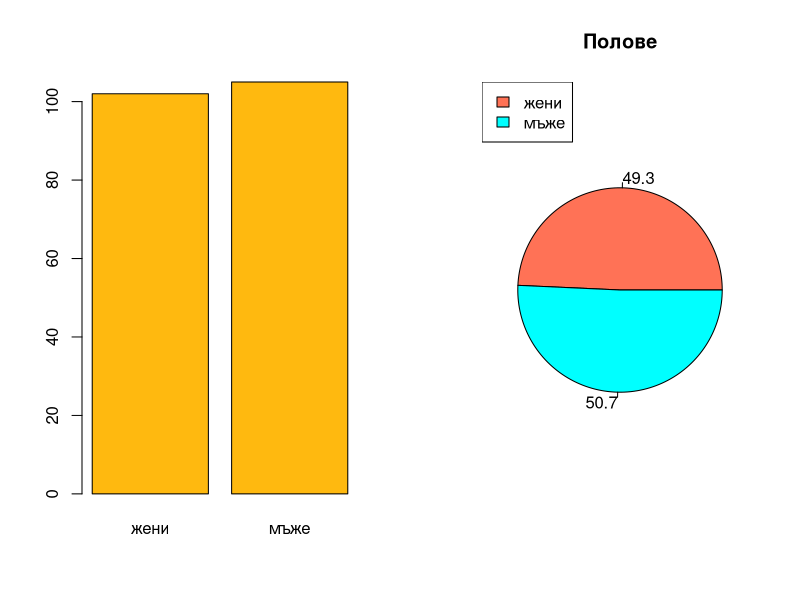
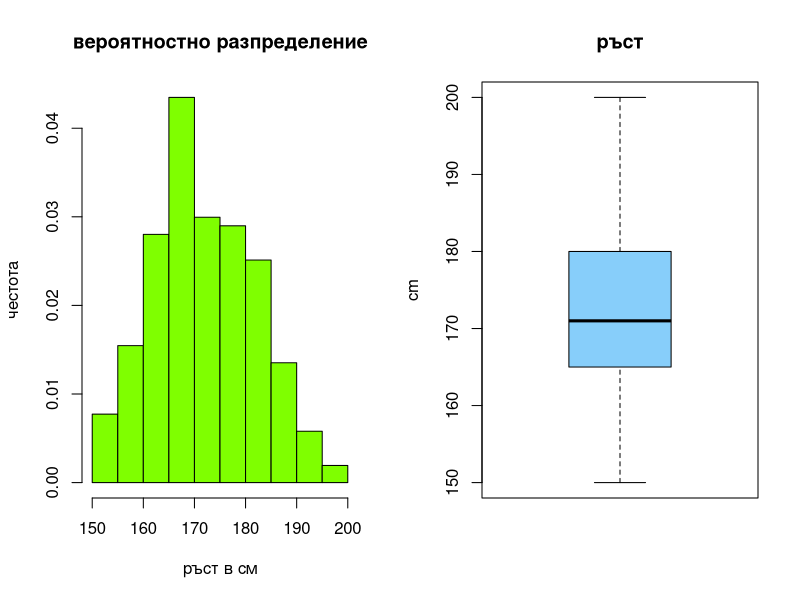
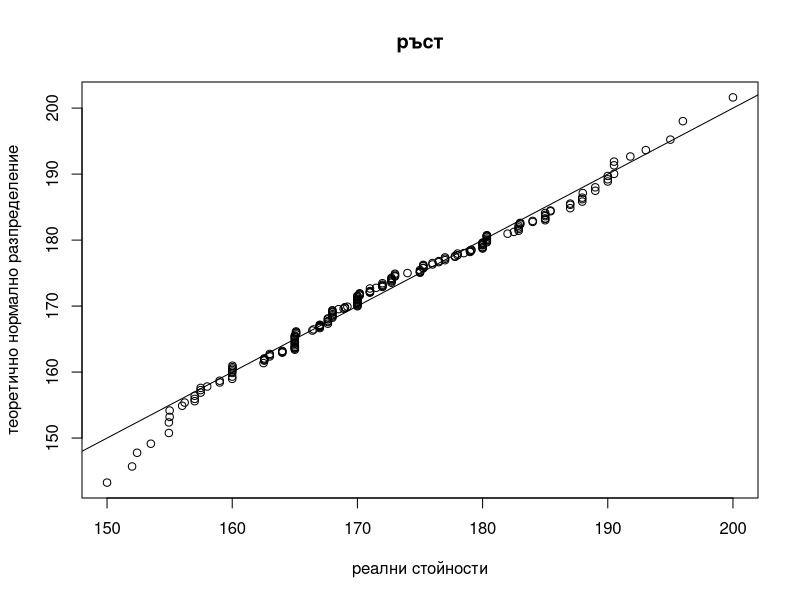
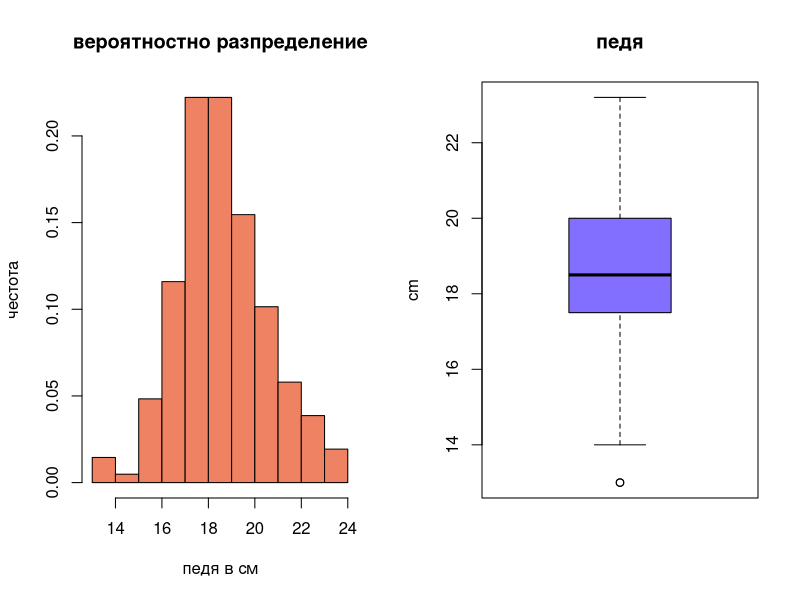
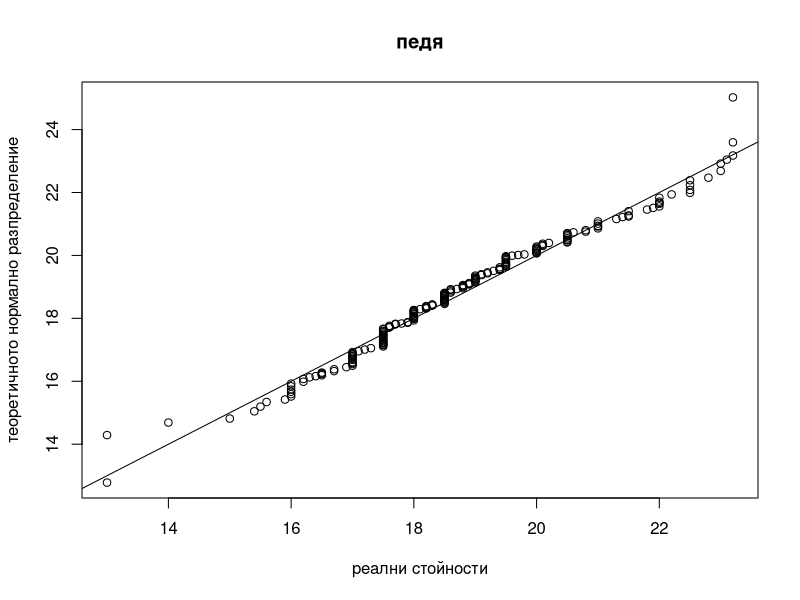
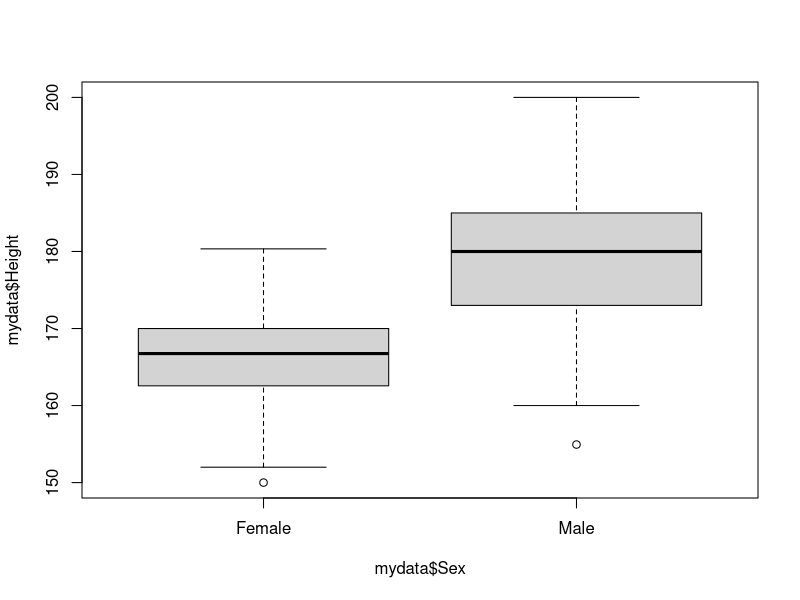
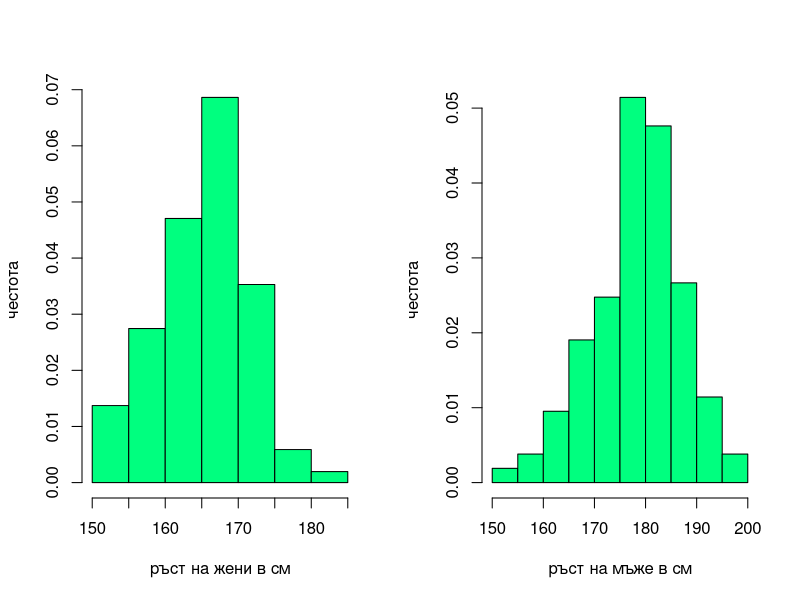
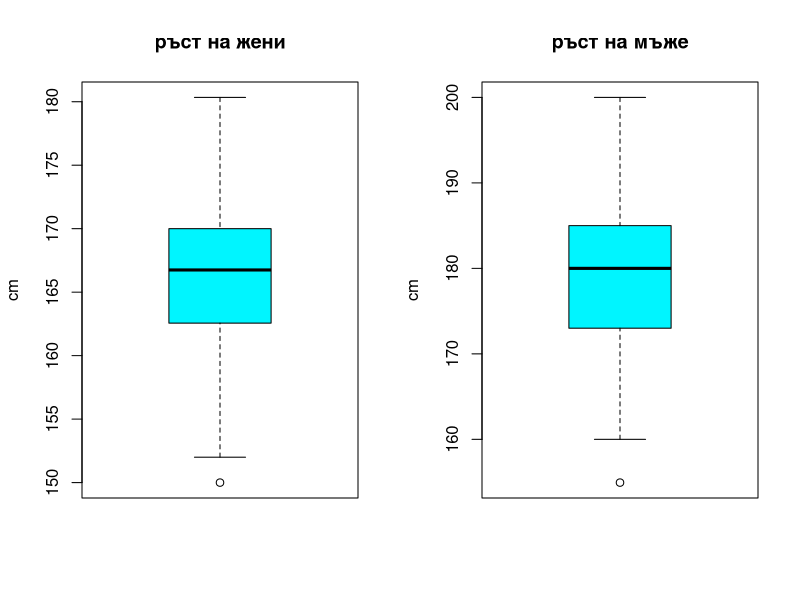

These charts were generated, in order, by the following R code:


# инсталиране на пакета от данни
install.packages("MASS")

# зареждане на пакета от данни
library("MASS")

# извличане на данните само от желаните колони
columns_to_keep <- c("Sex", "Wr.Hnd", "Height")

mydata <- survey[columns_to_keep]

mydata <- subset(mydata, !is.na(mydata$Sex) & 
                        !is.na(mydata$Wr.Hnd) & 
                        !is.na(mydata$Height))

# преименуваме колоната за дължината на дланта
colnames(mydata)[2] <- "Handspan"

# записваме данните в csv файл
write.csv(mydata, 'D:\\survey_data.csv', row.names = FALSE)

# 2. Изследване на променливите поотделно
# 2.1. пол, категорийна номинална
    summary(mydata$Sex)

    par(mfrow = c(1, 2))
        table_sex <- table(mydata$Sex)
        percents <- round(100*table_sex / sum(table_sex), 1)
        colors <- c("coral1", "cyan1")

        barplot(table_sex, names.arg = c("жени", "мъже"), col = "darkgoldenrod1")

        pie(x = table_sex, main = "Полове", labels = percents, col = colors)
        legend(x = "topleft", legend = c("жени", "мъже"), cex = 1, fill = colors)
    par(mfrow = c(1, 1))

# 2.2. ръст, числова непрекъсната
    par(mfrow = c(1, 2))
        # хистограма
        hist(mydata$Height, main = "вероятностно разпределение", 
            xlab = "ръст в см", ylab = "честота",
            col = "chartreuse1", prob = TRUE)

        # boxplot
        boxplot(mydata$Height, main = "ръст", ylab = "cm", col = "lightskyblue")
    par(mfrow = c(1, 1))

    # qqplot
    set.seed(9504)
    height_normal_distrib <- rnorm(n = 1000, mean = mean(mydata$Height), sd = sd(mydata$Height))

    qqplot(mydata$Height, height_normal_distrib, main = "ръст", 
            xlab = "реални стойности", ylab = "теоретично нормално разпределение")
    abline(a = 0, b = 1)

    # ниво на съгласие
    alpha <- 0.05

    # тест за нормално разпределение
    shapiro.test(mydata$Height) 
        # p-value = 0.08102 > 0.05 = alpha

    # имаме нормално разпределение
    # локация
    round(mean(mydata$Height), 3)
        # 172.385
    # дисперсия
    round(sd(mydata$Height), 3)
        # 9.895

# 2.3. педя, числова непрекъсната
    par(mfrow = c(1, 2))
        # хистограма
        hist(mydata$Handspan, main = "вероятностно разпределение", xlab = "педя в см", ylab = "честота",
        col = "salmon2", prob = TRUE)

        # boxplot
        boxplot(mydata$Handspan, main = "педя", ylab = "cm", col = "slateblue1")
    par(mfrow = c(1, 1))

    # qqplot
    set.seed(734)
    handspan_normal_distrib <- rnorm(n = 1000, mean = mean(mydata$Handspan), sd = sd(mydata$Handspan))

    qqplot(mydata$Handspan, handspan_normal_distrib, main = "педя", 
            xlab = "реални стойности", ylab = "теоретичното нормално разпределение")
    abline(a = 0, b = 1)

    # ниво на съгласие
    alpha <- 0.05

    shapiro.test(mydata$Handspan) 
        # p-value = 0.003831 < 0.05 = alpha

    # нямаме нормално разпределение
    # локация
    round(median(mydata$Handspan), 3)
        # 18.5
    # дисперсия
    round(mad(mydata$Handspan), 3)
        # 1.483

# 3. Изследване на взаимодействия между променливите
# 3.1. категорийни обясняващи и числови зависими
    # 3.1.1. пол и ръст
        boxplot(mydata$Height ~ mydata$Sex)

        fem_heights <- mydata$Height[which(mydata$Sex == 'Female')]
        male_heights <- mydata$Height[which(mydata$Sex == 'Male')]

        par(mfrow = c(1, 2))
            hist(fem_heights, main = "", xlab = "ръст на жени в см", ylab = "честота",
                col = "springgreen1", prob = TRUE)

            hist(male_heights, main = "", xlab = "ръст на мъже в см", ylab = "честота",
                col = "springgreen1", prob = TRUE)
        par(mfrow = c(1, 1))

        par(mfrow = c(1, 2))
            boxplot(fem_heights, main = "ръст на жени", ylab = "cm", col = "turquoise1")
            boxplot(male_heights, main = "ръст на мъже", ylab = "cm", col = "turquoise1")
        par(mfrow = c(1, 1))

        shapiro.test(fem_heights)  
            # p-value = 0.1313 > 0.05 = alpha

        shapiro.test(male_heights) 
            # p-value = 0.7162 > 0.05 = alpha

        # женския и мъжкия ръст са нормално разпределени

    # 3.1.2. пол и педя
        boxplot(mydata$Handspan ~ mydata$Sex)

        fem_handspan <- mydata$Handspan[which(mydata$Sex == 'Female')]
        male_handspan <- mydata$Handspan[which(mydata$Sex == 'Male')]

        par(mfrow = c(1, 2))
            hist(fem_handspan, main = "", xlab = "педя на жени в см", ylab = "честота",
                col = "olivedrab2", prob = TRUE)

            hist(male_handspan, main = "", xlab = "педя на мъже в см", ylab = "честота",
                col = "olivedrab2", prob = TRUE)
        par(mfrow = c(1, 1))

        par(mfrow = c(1, 2))
            boxplot(fem_handspan, main = "педя на жени", ylab = "cm", col = "orchid1")
            boxplot(male_handspan, main = "педя на мъже", ylab = "cm", col = "orchid1")
        par(mfrow = c(1, 1))


        shapiro.test(fem_handspan) 
            # p-value = 0.002367 < 0.05 = alpha

        shapiro.test(male_handspan) 
            # p-value = 0.06273 > 0.05 = alpha

        # педята на жените не е нормално разпределена, а мъжката е 

# 3.2. числови обясняващи и числови зависими

    # correlation
        # pearson -> in normal distribution
        # spearman
        # kendall

    plot(mydata$Handspan, mydata$Height)

    rho <- round(cor(mydata$Height, mydata$Handspan, method = "pearson"), 3)

    plot(fem_handspan, fem_heights)
    plot(male_handspan, male_heights)

    rho_females <- round(cor(fem_handspan, fem_heights, method = "spearman"), digits = 3)
    rho_males <- round(cor(male_handspan, male_heights, method = "pearson"), digits = 3)

    abs(rho) # 0.602
    abs(rho_females) # 0.341
    abs(rho_males) # 0.385







